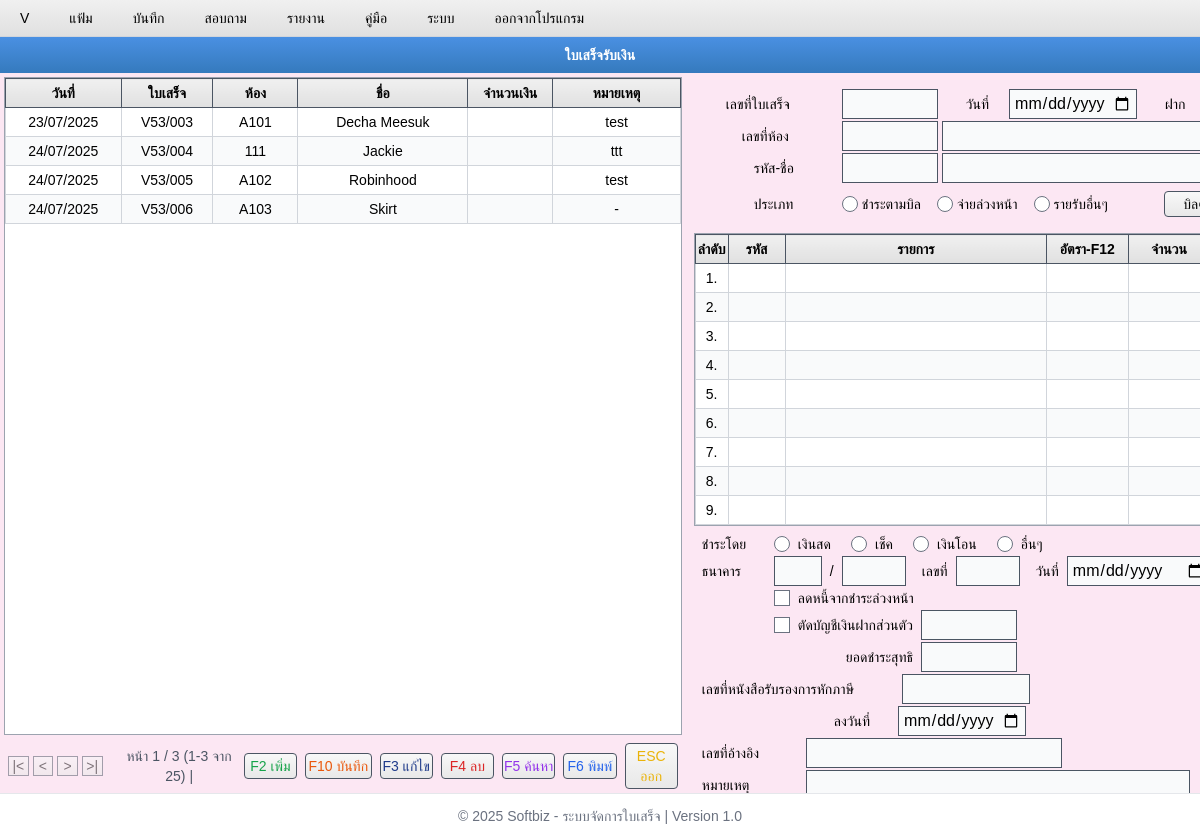
The app's page /m35/, older data.
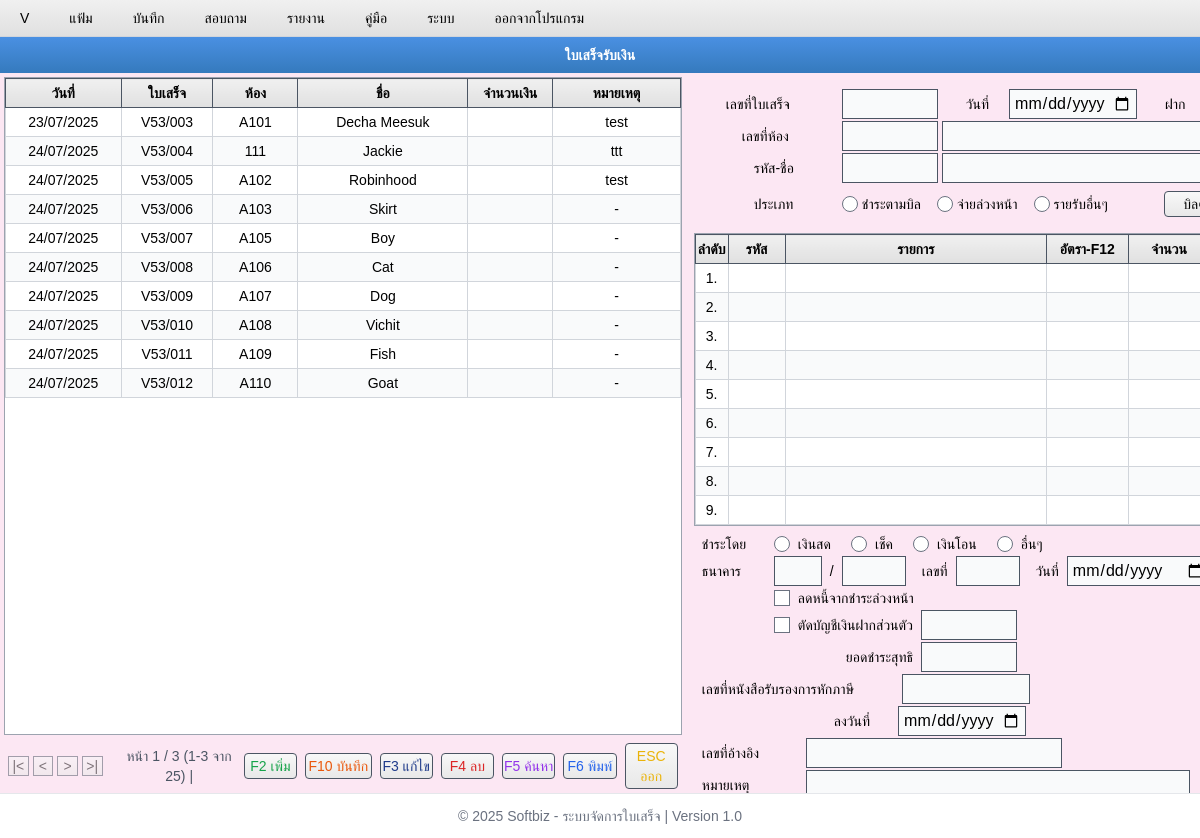
The same page, newer data.
### m35/models.py (models this page shows, shortened)
class CmtRctr(models.Model):
    TYPE_CHOICES = [
        ("ชำระตามบิล", "ชำระตามบิล"),
        ("จ่ายล่วงหน้า", "จ่ายล่วงหน้า"),
        ("รายรับอื่นๆ", "รายรับอื่นๆ"),
    ]
    PAYMENT_CHOICES = [
        ("เงินสด", "เงินสด"),
        ("เช็ค", "เช็ค"),
        ("เงินโอน", "เงินโอน"),
        ("อื่นๆ","อื่นๆ")
    ]
    r_c_no = models.CharField(max_length=50, unique=True, verbose_name="เลขที่ใบเสร็จ")
    date = models.DateField(verbose_name="วันที่")
    payin = models.DateField(verbose_name="ฝาก")
    room_no_1 = models.CharField(
        max_length=20, verbose_name="เลขที่ห้อง 1"
    )
    room_no_2 = models.CharField(
        max_length=100, blank=True, null=True, verbose_name="เลขที่ห้อง 2"
    )
    member_1 = models.CharField(max_length=100, verbose_name="รหัส-ชื่อ 1")
    member_2 = models.CharField(max_length=100, blank=True, null=True, verbose_name="รหัส-ชื่อ 2")
    type = models.CharField(
        max_length=20,
        choices=TYPE_CHOICES,
        verbose_name="ประเภท",
        blank=True, null=True  # หากไม่ต้องเลือกก็ใส่ True ทั้งคู่
    )
    payment_method = models.CharField(
    max_length=20,
    choices=PAYMENT_CHOICES,
    verbose_name="ชำระโดย",
    blank=True,
    null=True
    )
    bank_1 = models.CharField(max_length=100, verbose_name="ธนาคาร 1")
    bank_2 = models.CharField(max_length=100, blank=True, null=True, verbose_name="ธนาคาร 2")
    bank_no = models.CharField(max_length=20, verbose_name="เลขที่")
    bank_date = models.DateField(verbose_name="วันที่(ธนาคาร)")
    vat = models.BooleanField(default=False, verbose_name="ภาษีหักณที่จ่าย")
    deduct_from_prepaid = models.BooleanField(default=False, verbose_name="ลดหนี้จากการชำระล่วงหน้า")
    withdraw_from_bankaccount = models.BooleanField(default=False, verbose_name="ตัดบัญชีเงินฝากส่วนตัว")
    withdraw = models.CharField(max_length=100, blank=True, null=True, verbose_name="ตัดบัญชีเงินฝากส่วนตัว(กรอก)")
    total = models.CharField(max_length=100, blank=True, null=True, verbose_name="ยอดชำระสุทธิ")
    tax_no = models.CharField(max_length=100, blank=True, null=True, verbose_name="เลขที่หนังสือรับรองการหักภาษี")
    tax_date = models.DateField(verbose_name="ลงวันที่")
    no_ref = models.CharField(max_length=20, blank=True, null=True, verbose_name="เลขที่อ้างอิง")
    remark_1 = models.TextField(blank=True, null=True, verbose_name="หมายเหตุ 1")
    remark_2 = models.TextField(blank=True, null=True, verbose_name="หมายเหตุ 2")
    textstamp = models.CharField(blank=True, null=True, verbose_name="textstamp")
    timestamp = models.DateTimeField(auto_now=True, verbose_name="เวลาอัพเดท")
    class Meta:
        db_table = "CMT_RCTR"
        verbose_name = "ใบเสร็จรับเงิน"
        verbose_name_plural = "ใบเสร็จรับเงินทั้งหมด"
        ordering = ["-timestamp"]

### m35/views.py (the view, shortened to what this page needs)
# urls.py: path("m35/", include("m35.urls")),
def m35(request):
    data = CmtRctr.objects.all().order_by('id')
    data_value = CmtRctr.objects.all().values().order_by('-id')
    data_table = CmtArtrItem.objects.all().values().order_by('id')
    data_table_json = list(data_table)
    data_list = list(data_value)
    context = {
        'row_numbers': range(1, 10),  # 1 ถึง 10
        'unpaid_list' : [1,2,3,4,5,6,7,8],
        'payment_choices' : CmtRctr.PAYMENT_CHOICES,
        'type_choices' : CmtRctr.TYPE_CHOICES,
        'data' : data,
        'data_json' : json.dumps(data_list, cls=DjangoJSONEncoder),
        'data_table' : data_table,
        'data_table_json' : json.dumps(data_table_json, cls=DjangoJSONEncoder)
    }
    print(list(CmtArtrItem.objects.values()))
    return render(request,'m35/index.html',context)

### m35/templates/m35/index.html (shortened to what the changed rows need)
{% extends 'base.html' %}
{% load static %}
{% block extra_css %}
<link href="https://cdnjs.cloudflare.com/ajax/libs/flowbite/2.2.1/flowbite.min.css" rel="stylesheet" />
{% endblock %}
{% block content %}
    <div class="flex bg-gray-100 font-thai overflow-hidden" style="height: calc(100vh - 80px);">
        <div class="flex-1 bg-pink-100 flex flex-col text-center">
            <div class="flex-1 overflow-auto border border-gray-400 m-1 bg-white">
                <table class="w-full border-collapse">
                    <thead>
                        <tr>
                            <th class="gradient-light-gray border border-gray-600 px-2 py-1 font-bold sticky top-0 z-10 w-16">วันที่</th>
                            <th class="gradient-light-gray border border-gray-600 px-2 py-1 font-bold sticky top-0 z-10 w-16">ใบเสร็จ</th>
                            <th class="gradient-light-gray border border-gray-600 px-2 py-1 font-bold sticky top-0 z-10 w-16">ห้อง</th>
                            <th class="gradient-light-gray border border-gray-600 px-2 py-1 font-bold sticky top-0 z-10 w-32">ชื่อ</th>
                            <th class="gradient-light-gray border border-gray-600 px-2 py-1 font-bold sticky top-0 z-10 w-16">จำนวนเงิน</th>
                            <th class="gradient-light-gray border border-gray-600 px-2 py-1 font-bold sticky top-0 z-10 w-24">หมายเหตุ</th>
                        </tr>
                    </thead>
                    <tbody id="dataTable">
                        {% for record in data %}
                        <tr onclick="selectRecord(this, '{{ record.id }}')" data-id="{{ record.id }}"
                            class="cursor-pointer hover:bg-blue-100 even:bg-gray-50 border-b border-gray-200">
                            <td class="border border-gray-300 px-2 py-1 whitespace-nowrap">{{ record.date|date:"d/m/Y" }}</td>
                            <td class="border border-gray-300 px-2 py-1 whitespace-nowrap">{{ record.r_c_no}}</td>
                            <td class="border border-gray-300 px-2 py-1 whitespace-nowrap">{{ record.room_no_1 }}</td>
                            <td class="border border-gray-300 px-2 py-1 whitespace-nowrap">{{ record.member_2 }}</td>
                            <td class="border border-gray-300 px-2 py-1 whitespace-nowrap"></td>
                            <td class="border border-gray-300 px-2 py-1 text-center whitespace-nowrap">{{ record.remark_1|default:"-" }}</td>
                        </tr>
                        {% endfor %}
                    </tbody>
                </table>
            </div>
        </div>
        <div class="flex-1 bg-pink-100 flex flex-col">
            <form method="POST" action="" id="formSection" class="bg-pink-100 mb-1">
                <div class="ml-10 py-4">
                    <div class="flex-1">
                        <div class="flex items-center gap-1 mt-2">
                            <label class="w-28 flex-shrink-0 px-7">ประเภท</label>
                            {% for value,label in type_choices %}
                            <input type="radio" id="type_{{ forloop.counter }}" name="type" value="{{value}}" class="accent-blue-600">
                            <label class="mr-3" for="type_{{ forloop.counter }}">{{label}}</label>
                            {% endfor %}
                            <button id="btnUnpaid" type="button" class="w-24 gradient-gray border border-gray-600 py-0.5 cursor-pointer hover:bg-gray-300 ml-10 rounded" data-modal-toggle="unpaidModal" data-modal-target="unpaidModal" onclick="getModal()">บิลค้างชำระ</button>
                        </div>
                    </div>
                </div>
                <div class="bg-pink-100 flex-1 flex flex-col mb-1">
                    <div class="bg-white flex-1 overflow-auto border border-gray-400 mx-2">
                        <table class="w-full border-collapse table-fixed">
                            <thead>
                                <tr>
                                    <th class="gradient-light-gray border border-gray-600 py-1 font-bold sticky top-0 z-10 w-4">ลำดับ</th>
                                    <th class="gradient-light-gray border border-gray-600 px-2 py-1 font-bold sticky top-0 z-10 w-7">รหัส</th>
                                    <th class="gradient-light-gray border border-gray-600 px-2 py-1 font-bold sticky top-0 z-10 w-32">รายการ</th>
                                    <th class="gradient-light-gray border border-gray-600 px-2 py-1 font-bold sticky top-0 z-10 w-10">อัตรา-F12</th>
                                    <th class="gradient-light-gray border border-gray-600 px-2 py-1 font-bold sticky top-0 z-10 w-10">จำนวน</th>
                                </tr>
                            </thead>
                            <tbody id="dataTable1">
                                {% for i in row_numbers %}
                                <tr onclick=""
                                    class="cursor-pointer hover:bg-blue-100 even:bg-gray-50 border-b border-gray-200">
                                    <td class="border border-gray-300 py-1 text-center row-number"></td>
                                    <td class="border border-gray-300 px-2 py-1 whitespace-nowrap"></td>
                                    <td class="border border-gray-300 px-2 py-1 whitespace-nowrap"></td>
                                    <td class="border border-gray-300 px-2 py-1 whitespace-nowrap"></td>
                                    <td class="border border-gray-300 px-2 py-1 whitespace-nowrap"></td>
                                </tr>
                                {% endfor %}
                            </tbody>
                        </table>
                    </div>
                    <div class="p-2 flex items-start gap-4">
                        <div class="flex-1 text-sm space-y-0.5 ml-2">
                            <div class="flex items-center gap-2">
                                <label class="w-16">ชำระโดย</label>
                                {% for value,label in payment_choices %}
                                <input type="radio" id="payment_method_{{ forloop.counter }}" name="payment_method" value="{{value}}" class="accent-blue-600">
                                <label class="mr-3" for="payment_method_{{ forloop.counter }}">{{label}}</label>
                                {% endfor %}
                            </div>
                        </div>
                    </div>
                </div>
            </form>
        </div>
    </div>
{% endblock %}

Row changes from the older to the newer data that the page shows:
added CmtRctr: date "24/07/2025", r_c_no "V53/007", room_no_1 "A105", member_2 "Boy", remark_1 "-"
added CmtRctr: date "24/07/2025", r_c_no "V53/008", room_no_1 "A106", member_2 "Cat", remark_1 "-"
added CmtRctr: date "24/07/2025", r_c_no "V53/009", room_no_1 "A107", member_2 "Dog", remark_1 "-"
added CmtRctr: date "24/07/2025", r_c_no "V53/010", room_no_1 "A108", member_2 "Vichit", remark_1 "-"
added CmtRctr: date "24/07/2025", r_c_no "V53/011", room_no_1 "A109", member_2 "Fish", remark_1 "-"
added CmtRctr: date "24/07/2025", r_c_no "V53/012", room_no_1 "A110", member_2 "Goat", remark_1 "-"
